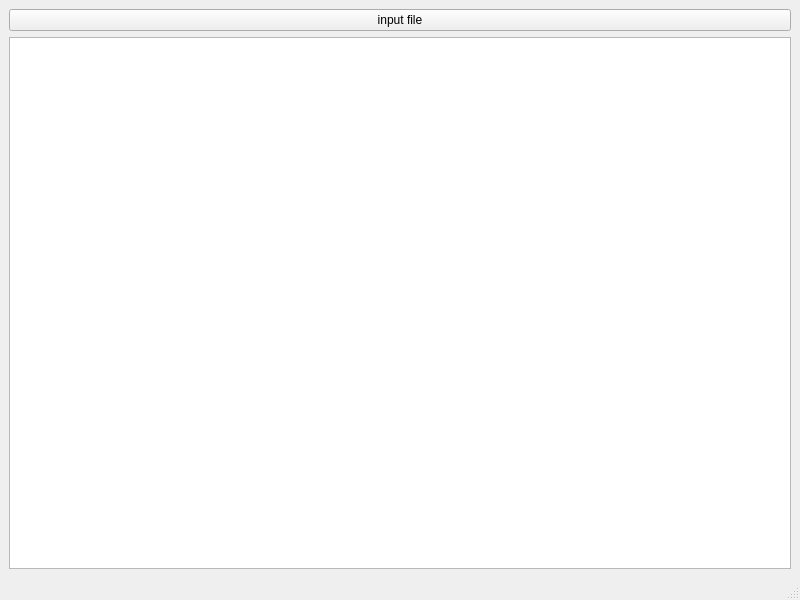
<?xml version="1.0" encoding="UTF-8"?>
<ui version="4.0">
 <class>MainWindow</class>
 <widget class="QMainWindow" name="MainWindow">
  <property name="geometry">
   <rect>
    <x>0</x>
    <y>0</y>
    <width>800</width>
    <height>600</height>
   </rect>
  </property>
  <property name="windowTitle">
   <string>MainWindow</string>
  </property>
  <widget class="QWidget" name="centralwidget">
   <layout class="QGridLayout" name="gridLayout_2">
    <item row="0" column="0">
     <widget class="QPushButton" name="pushButton">
      <property name="text">
       <string>input file</string>
      </property>
     </widget>
    </item>
    <item row="1" column="0">
     <widget class="QTextBrowser" name="textBrowser"/>
    </item>
   </layout>
  </widget>
  <widget class="QMenuBar" name="menubar">
   <property name="geometry">
    <rect>
     <x>0</x>
     <y>0</y>
     <width>800</width>
     <height>23</height>
    </rect>
   </property>
  </widget>
  <widget class="QStatusBar" name="statusbar"/>
 </widget>
 <resources/>
 <connections>
  <connection>
   <sender>pushButton</sender>
   <signal>clicked()</signal>
   <receiver>MainWindow</receiver>
   <slot>read()</slot>
   <hints>
    <hint type="sourcelabel">
     <x>216</x>
     <y>187</y>
    </hint>
    <hint type="destinationlabel">
     <x>279</x>
     <y>279</y>
    </hint>
   </hints>
  </connection>
 </connections>
 <slots>
  <slot>button_click()</slot>
  <slot>read()</slot>
 </slots>
</ui>
